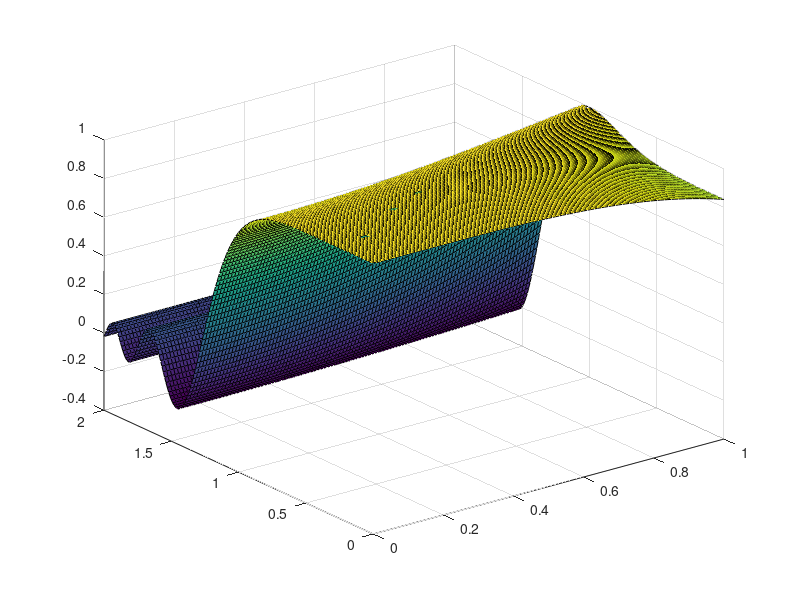

The MATLAB script that drew this image:
%(a)
x = 0:0.01:1;
y = 0:0.01:2;
[X, Y] = ndgrid(x, y);
Z = sin(X.^2 - Y.^4)./(X.^2 - Y.^4);
surf(X, Y, Z);

%(b)
